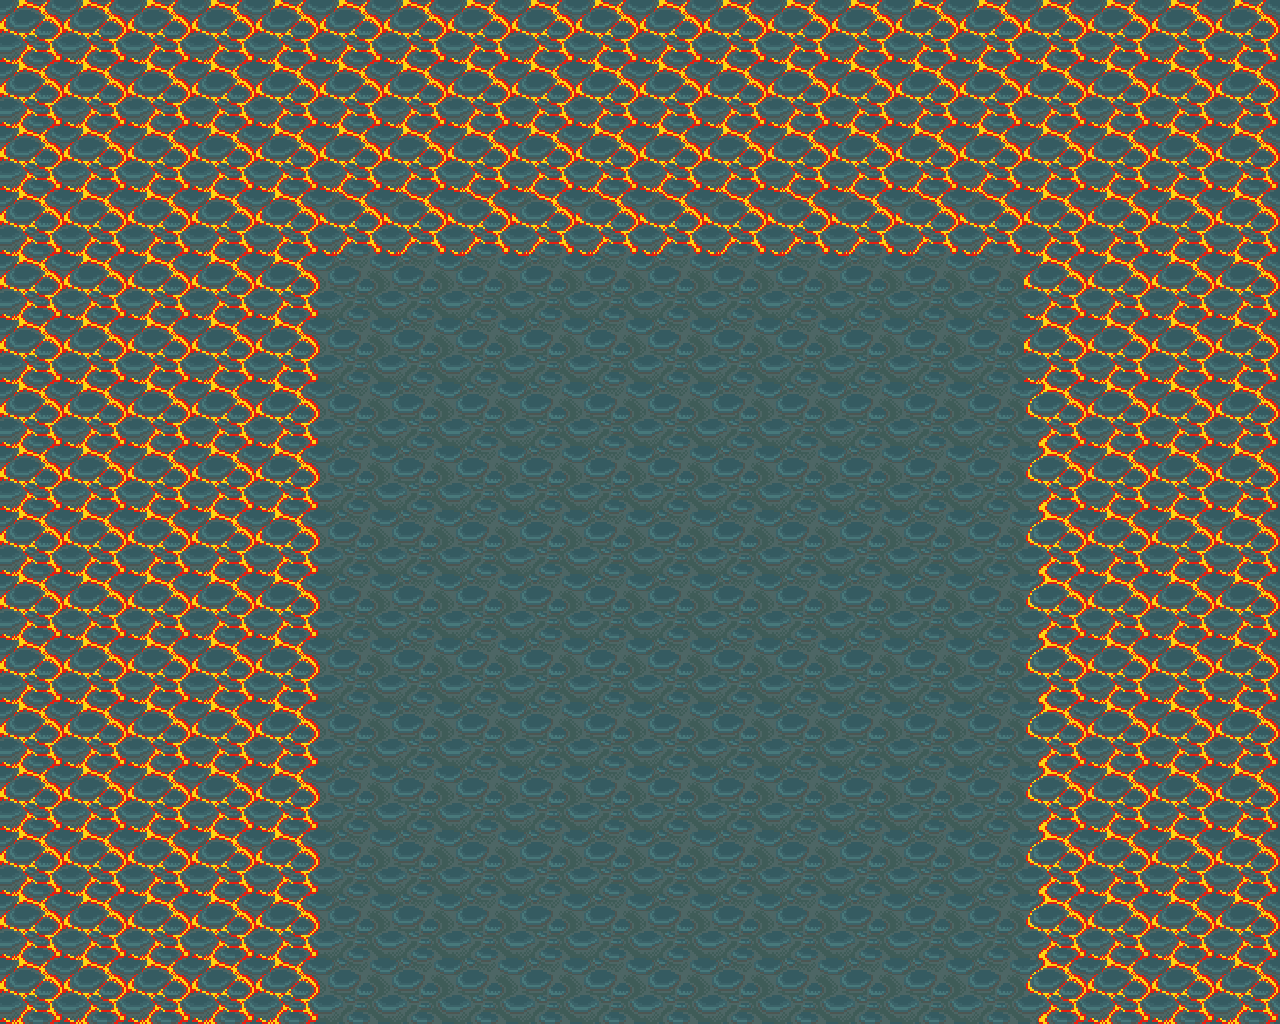

This game map was drawn from its Tiled (.tmx) file and the tilesets committed beside it. A one-line description and the trimmed map source follow:
An orthogonal 20x16 tile map with 64x64 px tiles, 1 tile layer (Tile Layer 1), 3 tilesets.

<map version="1.0" orientation="orthogonal" width="20" height="16" tilewidth="64" tileheight="64">
 <tileset firstgid="1" name="sand_tile" tilewidth="64" tileheight="64">
  <image source="sand_tile.png" width="256" height="256" />
 </tileset>
 <tileset firstgid="17" name="snow_tile" tilewidth="64" tileheight="64">
  <image source="snow_tile.png" width="256" height="768" />
 </tileset>
 <tileset firstgid="65" name="vulcan_tile" tilewidth="64" tileheight="64">
  <image source="vulcan_tile.png" width="256" height="512" />
 </tileset>
 <layer name="Tile Layer 1" width="20" height="16">
  <data>[320 cells, 320 non-empty, 4 distinct tile ids]</data>
 </layer>
</map>